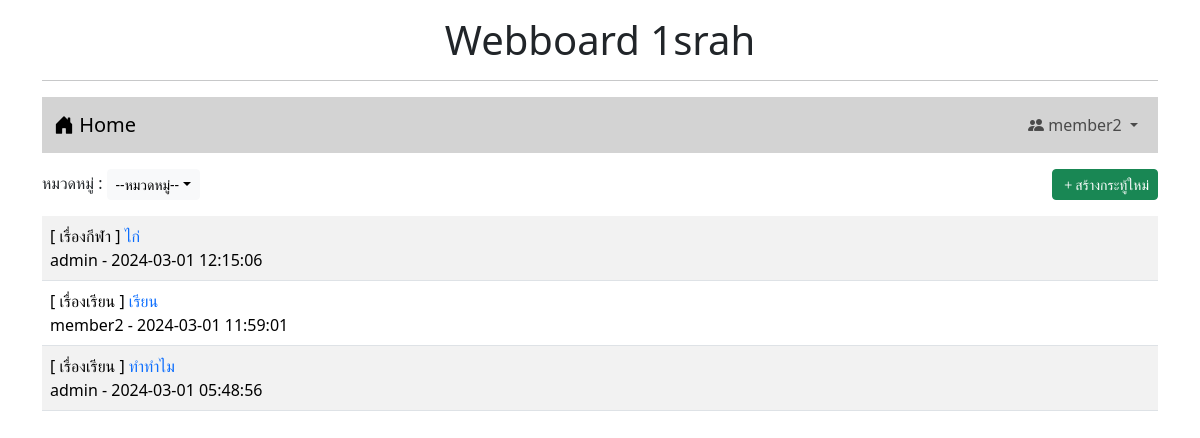
Page /index.php (signed in) on the committed database.
### tables this page shows
CREATE TABLE `post` (
  `id` int(11) NOT NULL,
  `title` varchar(128) NOT NULL,
  `content` varchar(2048) NOT NULL,
  `post_date` datetime NOT NULL,
  `cat_id` int(11) NOT NULL,
  `user_id` int(11) NOT NULL
);

CREATE TABLE `category` (
  `id` int(11) NOT NULL,
  `name` varchar(32) NOT NULL
);

CREATE TABLE `user` (
  `id` int(11) NOT NULL,
  `login` varchar(32) NOT NULL,
  `password` varchar(64) NOT NULL,
  `name` varchar(64) NOT NULL,
  `gender` char(1) NOT NULL,
  `email` varchar(32) NOT NULL,
  `role` char(1) NOT NULL
);

### index.php (the view, shortened to what this page needs)
<!DOCTYPE html>
<html lang="en">
<head>
    <link href="https://cdn.jsdelivr.net/npm/bootstrap@5.3.2/dist/css/bootstrap.min.css" rel="stylesheet">
    <link rel="stylesheet" href="https://cdn.jsdelivr.net/npm/bootstrap-icons@1.11.3/font/bootstrap-icons.min.css">
</head>
<body>
    <div class="container-lg">
        <h1 style="text-align: center;" class="mt-3">Webboard 1srah</h1>
        <hr>
        <?php include "nav.php"; ?>
            <div class="mt-3 mb-3 d-flex justify-content-between">
                <div>
                    <lebel>หมวดหมู่ :</lebel>
                    <span class="dropdown">
                        <button type="button" class="btn btn-light btn-sm dropdown-toggle" data-bs-toggle="dropdown" aria-expanded="false">
                            --หมวดหมู่--</button>
                    </span>
                </div>
                <?php if (isset($_SESSION['id'])) { ?>
                    <div><a href="newpost.php" class="btn btn-success btn-sm">
                            <i class="bi bi-plus"></i>สร้างกระทู้ใหม่
                        </a></div>
                <?php } ?>
            </div>
        <table class="table table-striped">
            <?php
                $conn = new PDO("mysql:host=localhost;dbname=webboard;charset=utf8","root","");
                $sql = "SELECT t3.name,t1.title,t1.id,t2.login,t1.post_date FROM post as t1
                INNER JOIN user as t2 ON (t1.user_id=t2.id)
                INNER JOIN category as t3 ON(t1.cat_id=t3.id) ORDER BY t1.post_date DESC";
                $result = $conn->query($sql);
                while($row = $result->fetch()){
                    echo "<tr><td>[ $row[0] ] <a href=post.php?id=$row[2]
                    style=text-decoration:none>$row[1]</a><br>$row[3] - $row[4]</td></tr>";
                }
            ?>
        </table>
    </div>
</body>
</html>

### rows in the picture
post: category.name "เรื่องกีฬา", title "ไก่", user.login "admin", post_date "2024-03-01 12:15:06"
post: category.name "เรื่องเรียน", title "เรียน", user.login "member2", post_date "2024-03-01 11:59:01"
post: category.name "เรื่องเรียน", title "ทำทำไม", user.login "admin", post_date "2024-03-01 05:48:56"

### other values in the picture
$_SESSION[username] "member2"
